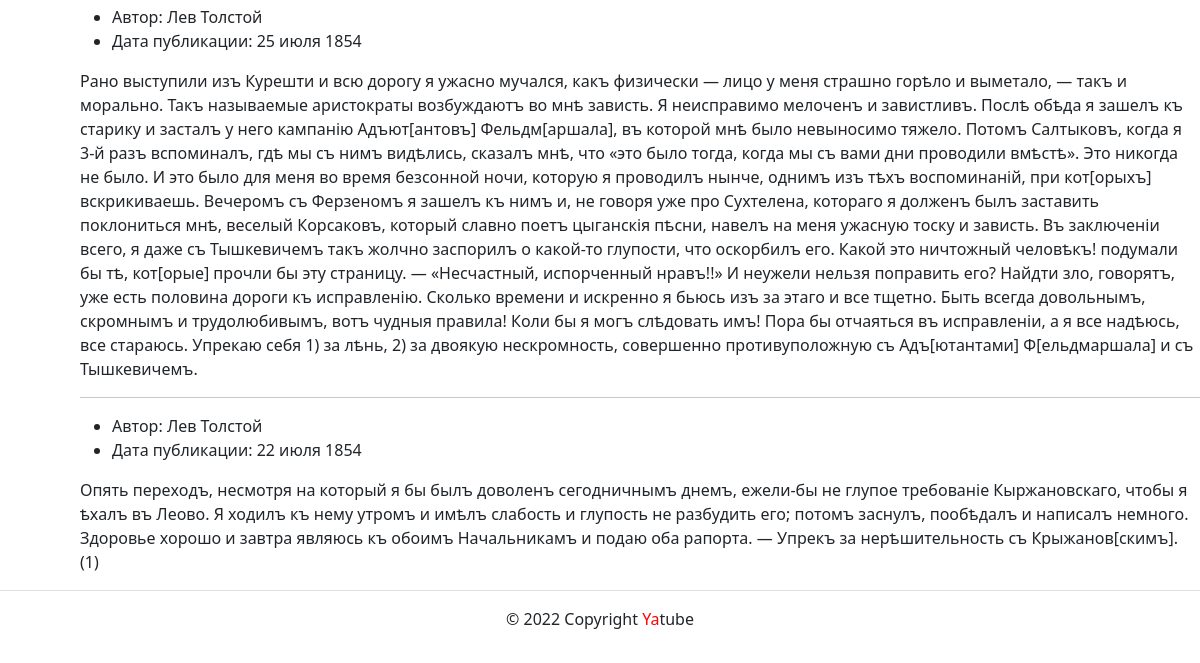
Before: /group/one/ (lower part) with the older database file.
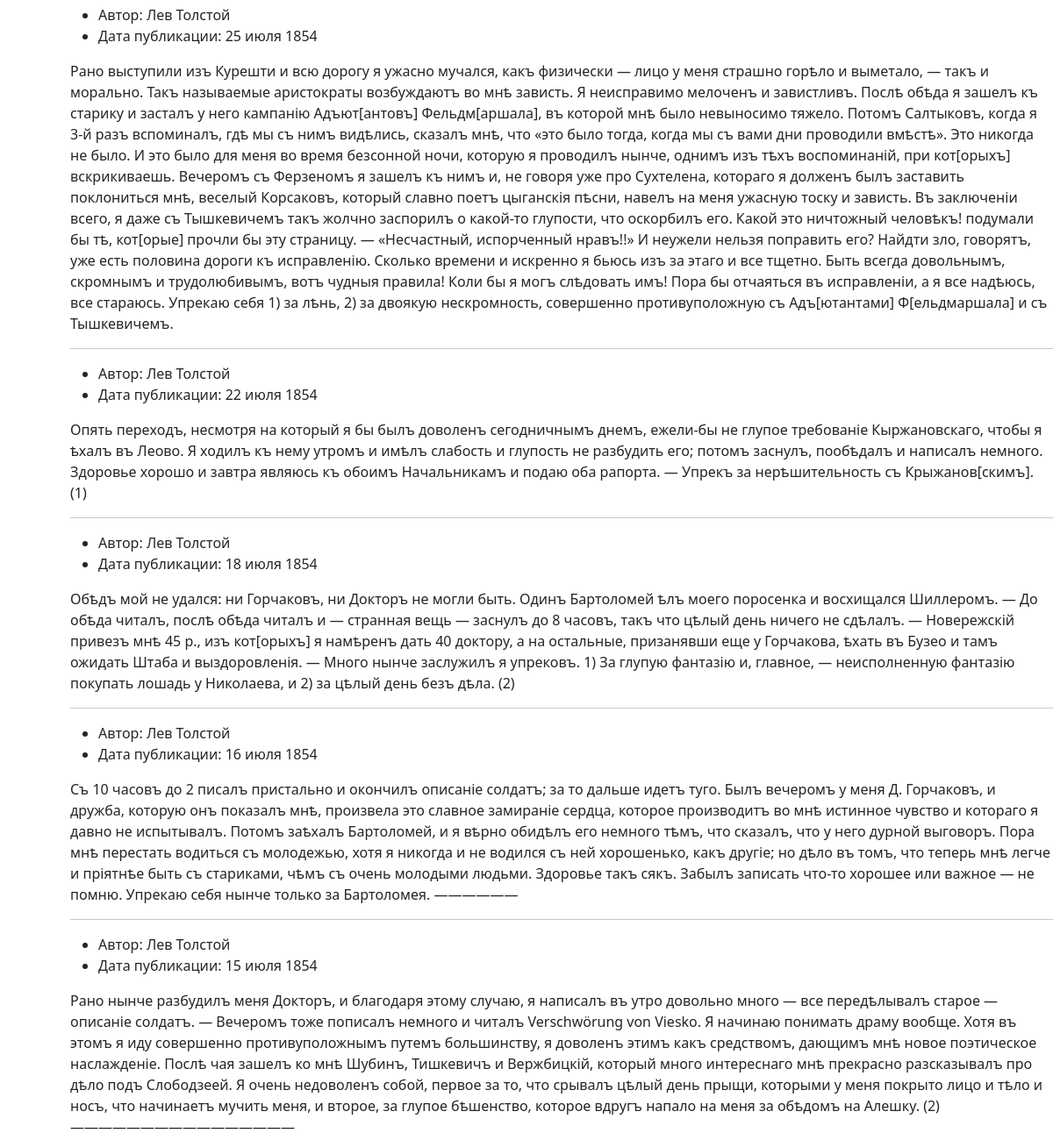
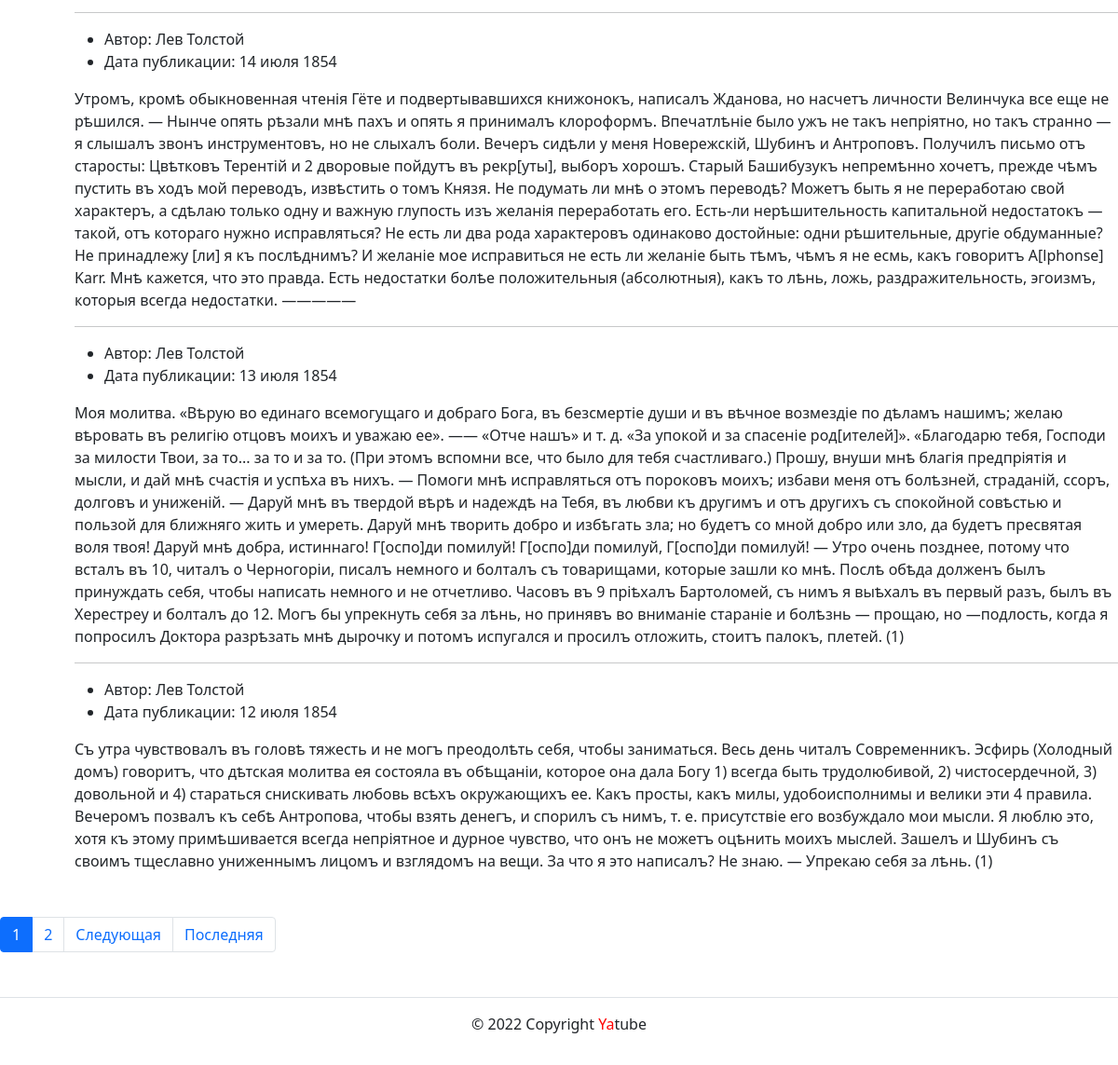
After: the same page with the newer database file (2 pictures, top to bottom).
### posts/models.py (models this page shows, shortened)
class Post(models.Model):
    text = models.TextField()
    pub_date = models.DateTimeField(auto_now_add=True)
    author = models.ForeignKey(
        User,
        on_delete=models.CASCADE,
        blank=True,
        null=True,
        related_name='posts'
    )
    group = models.ForeignKey(
        Group,
        on_delete=models.SET_NULL,
        max_length=200,
        blank=True,
        null=True,
        related_name='posts'
    )
    class Meta:
        ordering = ('-pub_date',)

### posts/views.py (the view)
def group_list(request, slug):
    group = get_object_or_404(Group, slug=slug)
    title = f'Записи сообщества {slug}'
    posts = group.posts.all()
    template = 'posts/group_list.html'
    paginator = Paginator(posts, 10)
    page_number = request.GET.get('page')
    page_obj = paginator.get_page(page_number)
    context = {
        'page_obj': page_obj,
        'title': title,
        'group': group,
        'posts': posts}
    return render(request, template, context)

### core/context_processors/year.py (called while the page is built)
def year(request):
    return {
        "year": datetime.datetime.now().year
    }

### templates/posts/group_list.html (shortened to what this page needs)
{% extends 'base.html' %}
{% block content %}
    {% for post in page_obj %}
        <div style="margin-left: 80px;">
            <ul>
                <li>
                    Автор: {{ post.author.get_full_name }}
                </li>
                <li>
                    Дата публикации: {{ post.pub_date|date:"d E Y" }}
                </li>
            </ul>
            <p>
                {{ post.text }}
            </p>
            {% if not forloop.last %}
                <hr>
            {% endif %}
        </div>
    {% endfor %}
    {% include 'posts/includes/paginator.html' %}
{% endblock %}

Changed rows visible on the page:
now on this page (row edited): Post: author.get_full_name "Лев Толстой", pub_date "18 июля 1854", text "Обѣдъ мой не удался: ни Горчаковъ, ни Докторъ не могли быть. Одинъ Бартоломей ѣлъ моего поросенка и восхищался Шиллеромъ. — До обѣда читалъ, послѣ обѣда читалъ и — странная вещь — заснулъ до 8 часовъ, такъ что цѣлый день ничего не сдѣлалъ. — Новережскій привезъ мнѣ 45 р., изъ кот[орыхъ] я намѣренъ дать 40 доктору, а на остальные, призанявши еще у Горчакова, ѣхать въ Бузео и тамъ ожидать Штаба и выздоровленія. — Много нынче заслужилъ я упрековъ. 1) За глупую фантазію и, главное, — неисполненную фантазію покупать лошадь у Николаева, и 2) за цѣлый день безъ дѣла. (2)"
now on this page (row edited): Post: author.get_full_name "Лев Толстой", pub_date "16 июля 1854", text "Съ 10 часовъ до 2 писалъ пристально и окончилъ описаніе солдатъ; за то дальше идетъ туго. Былъ вечеромъ у меня Д. Горчаковъ, и дружба, которую онъ показалъ мнѣ, произвела это славное замираніе сердца, которое производитъ во мнѣ истинное чувство и котораго я давно не испытывалъ. Потомъ заѣхалъ Бартоломей, и я вѣрно обидѣлъ его немного тѣмъ, что сказалъ, что у него дурной выговоръ. Пора мнѣ перестать водиться съ молодежью, хотя я никогда и не водился съ ней хорошенько, какъ другіе; но дѣло въ томъ, что теперь мнѣ легче и пріятнѣе быть съ стариками, чѣмъ съ очень молодыми людьми. Здоровье такъ сякъ. Забылъ записать что-то хорошее или важное — не помню. Упрекаю себя нынче только за Бартоломея.…"
now on this page (row edited): Post: author.get_full_name "Лев Толстой", pub_date "15 июля 1854", text "Рано нынче разбудилъ меня Докторъ, и благодаря этому случаю, я написалъ въ утро довольно много — все передѣлывалъ старое — описаніе солдатъ. — Вечеромъ тоже пописалъ немного и читалъ Verschwörung von Viesko. Я начинаю понимать драму вообще. Хотя въ этомъ я иду совершенно противуположнымъ путемъ большинству, я доволенъ этимъ какъ средствомъ, дающимъ мнѣ новое поэтическое наслажденіе. Послѣ чая зашелъ ко мнѣ Шубинъ, Тишкевичъ и Вержбицкій, который много интереснаго мнѣ прекрасно разсказывалъ про дѣло подъ Слободзеей. Я очень недоволенъ собой, первое за то, что срывалъ цѣлый день прыщи, которыми у меня покрыто лицо и тѣло и носъ, что начинаетъ мучить меня, и второе, за глупое бѣшенство,…"
now on this page (row edited): Post: author.get_full_name "Лев Толстой", pub_date "14 июля 1854", text "Утромъ, кромѣ обыкновенная чтенія Гёте и подвертывавшихся книжонокъ, написалъ Жданова, но насчетъ личности Велинчука все еще не рѣшился. — Нынче опять рѣзали мнѣ пахъ и опять я принималъ клороформъ. Впечатлѣніе было ужъ не такъ непріятно, но такъ странно — я слышалъ звонъ инструментовъ, но не слыхалъ боли. Вечеръ сидѣли у меня Новережскій, Шубинъ и Антроповъ. Получилъ письмо отъ старосты: Цвѣтковъ Терентій и 2 дворовые пойдутъ въ рекр[уты], выборъ хорошъ. Старый Башибузукъ непремѣнно хочетъ, прежде чѣмъ пустить въ ходъ мой переводъ, извѣстить о томъ Князя. Не подумать ли мнѣ о этомъ переводѣ? Можетъ быть я не переработаю свой характеръ, a сдѣлаю только одну и важную глупость изъ желанія…"
now on this page (row edited): Post: author.get_full_name "Лев Толстой", pub_date "13 июля 1854", text "Моя молитва. «Вѣрую во единаго всемогущаго и добраго Бога, въ безсмертіе души и въ вѣчное возмездіе по дѣламъ нашимъ; желаю вѣровать въ религію отцовъ моихъ и уважаю ее». —— «Отче нашъ» и т. д. «За упокой и за спасеніе род[ителей]». «Благодарю тебя, Господи за милости Твои, за то... за то и за то. (При этомъ вспомни все, что было для тебя счастливаго.) Прошу, внуши мнѣ благія предпріятія и мысли, и дай мнѣ счастія и успѣха въ нихъ. — Помоги мнѣ исправляться отъ пороковъ моихъ; избави меня отъ болѣзней, страданій, ссоръ, долговъ и униженій. — Даруй мнѣ въ твердой вѣрѣ и надеждѣ на Тебя, въ любви къ другимъ и отъ другихъ съ спокойной совѣстью и пользой для ближняго жить и умереть. Даруй мнѣ…"
now on this page (row edited): Post: author.get_full_name "Лев Толстой", pub_date "12 июля 1854", text "Съ утра чувствовалъ въ головѣ тяжесть и не могъ преодолѣть себя, чтобы заниматься. Весь день читалъ Современникъ. Эсфирь (Холодный домъ) говоритъ, что дѣтская молитва ея состояла въ обѣщаніи, которое она дала Богу 1) всегда быть трудолюбивой, 2) чистосердечной, 3) довольной и 4) стараться снискивать любовь всѣхъ окружающихъ ее. Какъ просты, какъ милы, удобоисполнимы и велики эти 4 правила. Вечеромъ позвалъ къ себѣ Антропова, чтобы взять денегъ, и спорилъ съ нимъ, т. е. присутствіе его возбуждало мои мысли. Я люблю это, хотя къ этому примѣшивается всегда непріятное и дурное чувство, что онъ не можетъ оцѣнить моихъ мыслей. Зашелъ и Шубинъ съ своимъ тщеславно униженнымъ лицомъ и взглядомъ на…"
Other visible differences:
new list line: "1"
new list line: "2"
text now shown: "Следующая Последняя"
